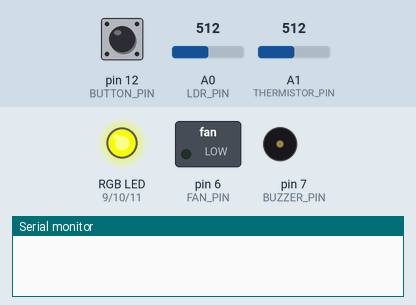
This sketch was run on a simulated Arduino Uno, built with avr-gcc and run on an emulated ATmega328P. Parts: switched loads named in the sketch (green lamp = pin HIGH), an RGB LED mixed from three pins (HIGH = lit), buzzer (waves = sounding), the last lines printed to the serial monitor. Inputs (shaded band) come from the test bench; at power-on: pin 12 (BUTTON_PIN) HIGH, A0 (LDR_PIN) = 512, A1 (THERMISTOR_PIN) = 512.

Above: at 1.25 s.
1.3 s: pin 12 (BUTTON_PIN) pulled LOW for 0.15 s
At 2.5 s:
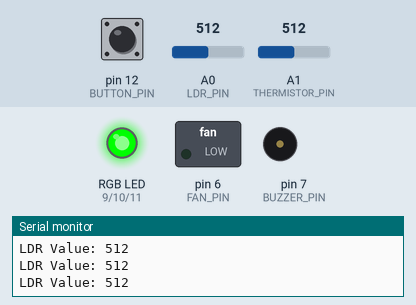
2.9 s: A0 (LDR_PIN) set to 267
4.4 s: A0 (LDR_PIN) set to 236
At 5.6 s:
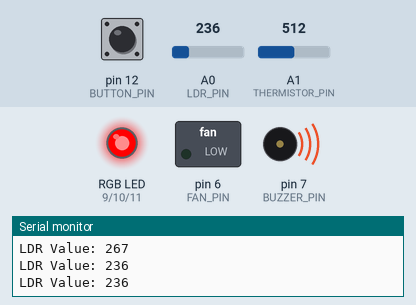
7.4 s: pin 12 (BUTTON_PIN) pulled LOW for 1 s
At 9.1 s:
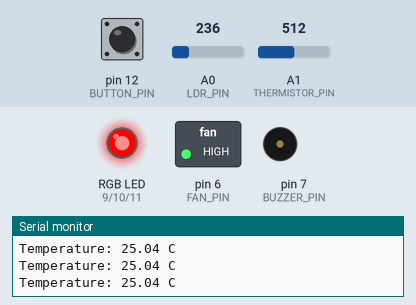
9.9 s: pin 12 (BUTTON_PIN) pulled LOW for 0.15 s
At 10.55 s:
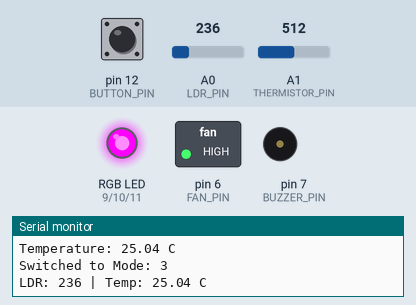
13.0 s: A0 (LDR_PIN) set to 260
At 14.2 s:
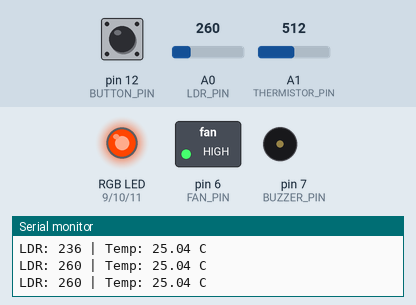
Timing chart, 0 to 15.8 s (numbered marks = the images above; inputs shaded):
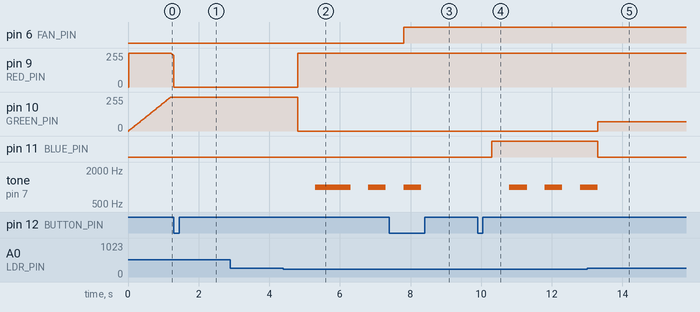

The sketch:

ECOAlert.ino
```cpp
#define RED_PIN 9
#define GREEN_PIN 10
#define BLUE_PIN 11
#define BUZZER_PIN 7
#define FAN_PIN 6  // controlled via transistor
#define BUTTON_PIN 12
#define LDR_PIN A0
#define THERMISTOR_PIN A1

int mode = 0;
unsigned long lastDebounceTime = 0;
const unsigned long debounceDelay = 200;

unsigned long lastRainbowUpdate = 0;
const unsigned long rainbowInterval = 20;  // smooth speed

unsigned long lastSensorUpdate = 0;
const unsigned long sensorInterval = 500;

unsigned long lastBuzzerTime = 0;
int buzzerStep = 0;
bool buzzerActive = false;

void setup() {
  pinMode(RED_PIN, OUTPUT);
  pinMode(GREEN_PIN, OUTPUT);
  pinMode(BLUE_PIN, OUTPUT);
  pinMode(BUZZER_PIN, OUTPUT);
  pinMode(FAN_PIN, OUTPUT);
  pinMode(BUTTON_PIN, INPUT_PULLUP);

  Serial.begin(9600);
  setColor(0, 0, 0);
}

void loop() {
  handleButton();

  switch (mode) {
    case 0:
      rainbowCycle();
      break;
    case 1:
      ldrMode();
      break;
    case 2:
      thermistorMode();
      break;
    case 3:
      combinedMode();
      break;
  }

  if (buzzerActive) {
    updateBuzzer();
  }
}

void handleButton() {
  static int lastButtonState = HIGH;
  int reading = digitalRead(BUTTON_PIN);

  if (reading == LOW && lastButtonState == HIGH && millis() - lastDebounceTime > debounceDelay) {
    mode = (mode + 1) % 4;
    Serial.print("Switched to Mode: ");
    Serial.println(mode);
    lastDebounceTime = millis();
  }
  lastButtonState = reading;
}

void rainbowCycle() {
  static int hue = 0;

  if (millis() - lastRainbowUpdate >= rainbowInterval) {
    lastRainbowUpdate = millis();

    hue = (hue + 1) % 360;
    int r, g, b;
    hsvToRgb(hue, 1, 1, r, g, b);
    setColor(r, g, b);
  }
}

void ldrMode() {
  if (millis() - lastSensorUpdate >= sensorInterval) {
    lastSensorUpdate = millis();

    int ldrValue = analogRead(LDR_PIN);
    Serial.print("LDR Value: ");
    Serial.println(ldrValue);

    if (ldrValue < 250) {
      startBuzzerTune();
      setColor(255, 0, 0);
    } else {
      buzzerActive = false;
      noTone(BUZZER_PIN);
      setColor(0, 255, 0);
    }
  }
}

void thermistorMode() {
  if (millis() - lastSensorUpdate >= sensorInterval) {
    lastSensorUpdate = millis();

    float temperatureC = readTemperature();
    Serial.print("Temperature: ");
    Serial.print(temperatureC);
    Serial.println(" C");

    if (temperatureC > 16) {
      digitalWrite(FAN_PIN, HIGH);
      setColor(255, 0, 0);
    } else if (temperatureC > 20) {
      digitalWrite(FAN_PIN, HIGH);
      setColor(255, 165, 0);
    } else {
      digitalWrite(FAN_PIN, LOW);
      setColor(0, 0, 255);
    }
  }
}

void combinedMode() {
  if (millis() - lastSensorUpdate >= sensorInterval) {
    lastSensorUpdate = millis();

    int ldrValue = analogRead(LDR_PIN);
    float temperatureC = readTemperature();

    Serial.print("LDR: ");
    Serial.print(ldrValue);
    Serial.print(" | Temp: ");
    Serial.print(temperatureC);
    Serial.println(" C");

    if (ldrValue < 250 && temperatureC > 16) {
      startBuzzerTune();
      digitalWrite(FAN_PIN, HIGH);
      setColor(255, 0, 255);
    } else if (ldrValue < 250 && temperatureC <= 30) {
      startBuzzerTune();
      digitalWrite(FAN_PIN, LOW);
      setColor(148, 0, 211);
    } else if (ldrValue >= 250 && temperatureC > 16) {
      buzzerActive = false;
      noTone(BUZZER_PIN);
      digitalWrite(FAN_PIN, HIGH);
      setColor(255, 69, 0);
    } else {
      buzzerActive = false;
      noTone(BUZZER_PIN);
      digitalWrite(FAN_PIN, LOW);
      setColor(0, 255, 255);
    }
  }
}

float readTemperature() {
  int rawValue = analogRead(THERMISTOR_PIN);
  float voltage = rawValue * (5.0 / 1023.0);
  float resistance = (5.0 - voltage) * 10000 / voltage;
  float temperatureC = 1 / (log(resistance / 10000) / 3950 + 1 / (25 + 273.15)) - 273.15;
  return temperatureC;
}

void setColor(byte r, byte g, byte b) {
  analogWrite(RED_PIN, r);
  analogWrite(GREEN_PIN, g);
  analogWrite(BLUE_PIN, b);
}

void startBuzzerTune() {
  if (!buzzerActive) {
    buzzerActive = true;
    buzzerStep = 0;
    lastBuzzerTime = millis();
  }
}

void updateBuzzer() {
  // Simple single tone for buzzer
  if (millis() - lastBuzzerTime >= 500) {  // 500ms delay between buzzer sound
    tone(BUZZER_PIN, 1000, 500);  // 1000Hz tone for 500ms
    lastBuzzerTime = millis();
    buzzerActive = false;  // Deactivate after one beep
  }
}

// HSV to RGB conversion for smooth rainbow
void hsvToRgb(int h, float s, float v, int &r, int &g, int &b) {
  float c = v * s;
  float x = c * (1 - abs(fmod(h / 60.0, 2) - 1));
  float m = v - c;
  float r_, g_, b_;

  if (h < 60) { r_ = c; g_ = x; b_ = 0; }
  else if (h < 120) { r_ = x; g_ = c; b_ = 0; }
  else if (h < 180) { r_ = 0; g_ = c; b_ = x; }
  else if (h < 240) { r_ = 0; g_ = x; b_ = c; }
  else if (h < 300) { r_ = x; g_ = 0; b_ = c; }
  else { r_ = c; g_ = 0; b_ = x; }

  r = (r_ + m) * 255;
  g = (g_ + m) * 255;
  b = (b_ + m) * 255;
}
```

Measured:
- the behaviour switches between 250 and 249 on A0 (LDR_PIN) (found by bisection; images 1 and 2)
- after the input at 1.3 s, pin 11 (BLUE_PIN): stays LOW (without the input it goes to HIGH after 1.1 s)
- after the input at 4.4 s, pin 9 (RED_PIN): 0/255 → 255/255 after 0.40 s; pin 10 (GREEN_PIN): 255/255 → 0/255 after 0.40 s; tone on pin 7 (BUZZER_PIN): silent → 1000 Hz after 0.90 s, → silent 1.0 s later, → 1000 Hz 0.50 s later, → silent 0.50 s later
- after the input at 7.4 s, pin 6 (FAN_PIN): LOW → HIGH after 0.40 s; tone on pin 7 (BUZZER_PIN): goes on until 8.3 s, then stays silent
- after the input at 9.9 s, pin 11 (BLUE_PIN): LOW → HIGH after 0.40 s; tone on pin 7 (BUZZER_PIN): alternates 1000 Hz for 0.50 s and silent for 0.50 s, starting after 0.90 s
- after the input at 13.0 s, pin 10 (GREEN_PIN): 0/255 → 69/255 after 0.30 s; pin 11 (BLUE_PIN): HIGH → LOW after 0.30 s; tone on pin 7 (BUZZER_PIN): goes on until 13.3 s, then stays silent
